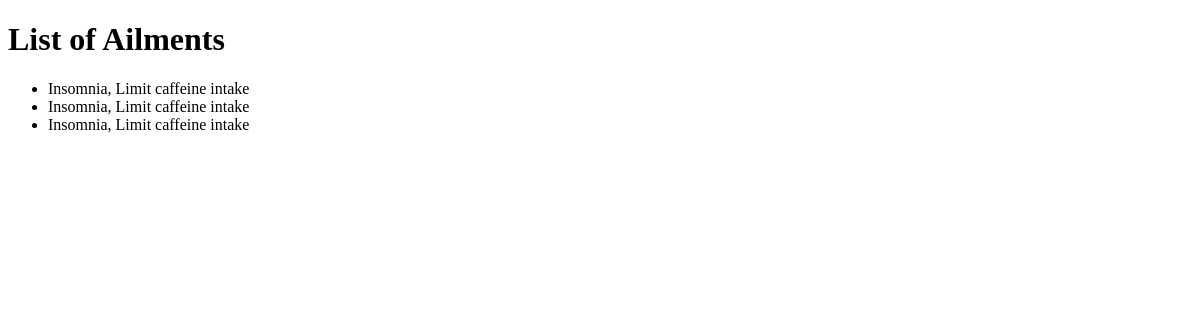
Before: /display_ailments with the older database file.
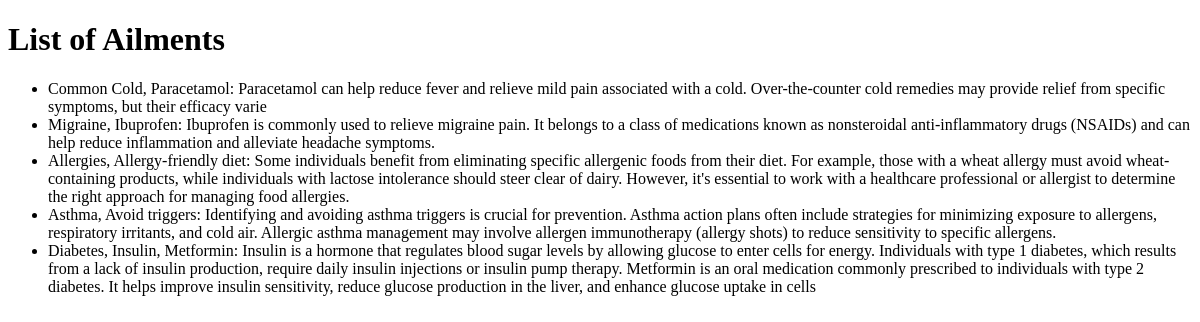
After: the same page with the newer database file.
### project/models.py (models this page shows)
class Ailment(db.Model):
    id = db.Column(db.Integer, primary_key=True)
    ailment_name = db.Column(db.String(100))
    symptoms = db.Column(db.String(500))
    causes = db.Column(db.String(500))
    effects = db.Column(db.String(500))
    natural_treatments = db.Column(db.String(500))
    drugs = db.Column(db.String(500))
    diets = db.Column(db.String(500))
    exercise = db.Column(db.String(500))

### project/main.py (the view)
@main.route('/display_ailments')
def display_ailments():
    ailments = Ailment.query.all()
    return render_template('ailments.html', ailments=ailments)

### project/templates/ailments.html (shortened to what this page needs)
<!DOCTYPE html>
<html>
<head>
</head>
<body>
    <h1>List of Ailments</h1>
    <ul>
        {% for ailment in ailments %}
	<li>{{ ailment.ailment_name }}, {{ ailment.drugs}}</li>
        {% endfor %}
    </ul>
</body>
</html>

Changed rows visible on the page:
removed Ailment: ailment_name "Insomnia", drugs "Limit caffeine intake"
removed Ailment: ailment_name "Insomnia", drugs "Limit caffeine intake"
removed Ailment: ailment_name "Insomnia", drugs "Limit caffeine intake"
added Ailment: ailment_name "Common Cold", drugs "Paracetamol: Paracetamol can help reduce fever and relieve mild pain associated with a cold. Over-the-counter cold remedies may provide relief from specific symptoms, but their efficacy varie"
added Ailment: ailment_name "Migraine", drugs "Ibuprofen: Ibuprofen is commonly used to relieve migraine pain. It belongs to a class of medications known as nonsteroidal anti-inflammatory drugs (NSAIDs) and can help reduce inflammation and alleviate headache symptoms."
added Ailment: ailment_name "Allergies", drugs "Allergy-friendly diet: Some individuals benefit from eliminating specific allergenic foods from their diet. For example, those with a wheat allergy must avoid wheat-containing products, while individuals with lactose intolerance should steer clear of dairy. However, it's essential to work with a healthcare professional or allergist to determine the right approach for managing food allergies."
added Ailment: ailment_name "Asthma", drugs "Avoid triggers: Identifying and avoiding asthma triggers is crucial for prevention. Asthma action plans often include strategies for minimizing exposure to allergens, respiratory irritants, and cold air. Allergic asthma management may involve allergen immunotherapy (allergy shots) to reduce sensitivity to specific allergens."
added Ailment: ailment_name "Diabetes", drugs "Insulin, Metformin: Insulin is a hormone that regulates blood sugar levels by allowing glucose to enter cells for energy. Individuals with type 1 diabetes, which results from a lack of insulin production, require daily insulin injections or insulin pump therapy. Metformin is an oral medication commonly prescribed to individuals with type 2 diabetes. It helps improve insulin sensitivity, reduce glucose production in the liver, and enhance glucose uptake in cells"
